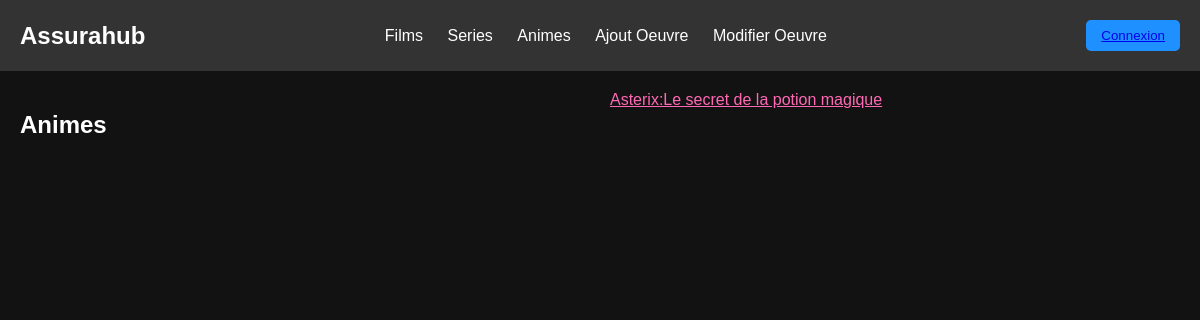
/View/animes.php, run on an earlier commit of the app's database.
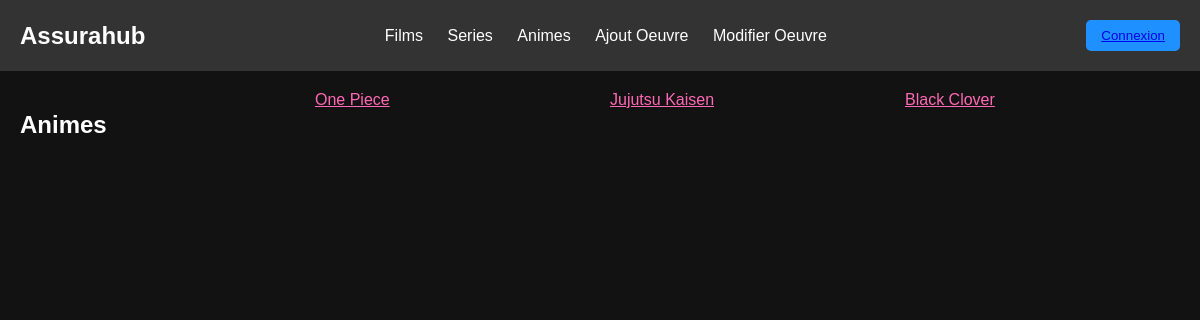
And on a later commit of the database.
### tables this page shows
create table OeuvreCinematographique (
codifOC int AUTO_INCREMENT, 
titreOriginal VARCHAR(250) NOT NULL,
titreFrancais VARCHAR(250) NOT NULL,
anneeSortie int NOT NULL,
resume VARCHAR(1000),
nbEpisode int NOT NULL,
codRea int NOT NULL,
classOC int NOT NULL,
codGenre int NOT NULL,
CONSTRAINT OeuvreCinematographique_pk primary key (codifOC),
CONSTRAINT OeuvreCinematographique_Realisateur_fk FOREIGN key (codRea) REFERENCES Realisateur (codRea),
CONSTRAINT OeuvreCinematographique_Classification_fk FOREIGN key (classOC) REFERENCES Classification (classOC),
CONSTRAINT OeuvreCinematographique_Genre_fk FOREIGN key (codGenre) REFERENCES  Genre (codGenre));

### Model/DAO/OeuvreCinematographiqueDAO.php (the view, shortened to what this page needs)
<?php
class OeuvreCinematographiqueDAO {
    private $bdd;
    public function __construct(\PDO $bdd) {
        $this->bdd = $bdd;
    }
    public  function affichagesanime(){
        $sql= "SELECT classOC FROM Classification where libclaOC = 'Anime'";
        try {
            $resultatanime = $this->bdd->query($sql);
        } catch (PDOException $e) {
            die($e->getMessage());
        }
        $classanime = $resultatanime->fetch(\PDO::FETCH_ASSOC);
        $classanimeint = intval($classanime['classOC']);
        $sql= "SELECT codifOC, titreOriginal FROM OeuvreCinematographique where classOC = ". $classanimeint . ";";
        try {
            $resultat = $this->bdd->query($sql);
        } catch (PDOException $e) {
            die($e->getMessage());
        }
        $result = $resultat->fetchAll(\PDO::FETCH_ASSOC);
        $filmacceuil = [];
        foreach ($result as $acceuil){
            $filmacceuil[] = new Filmacceuil(
                $acceuil['codifOC'],
                $acceuil['titreOriginal'],
            );
        }
        $liendetail = "detailoeuvre.php";
        foreach ($result as $acceuil) {
            echo "<div class='film-list'>";
            echo "<a href = '$liendetail' class ='film'  >" .$acceuil['titreOriginal'] ." </a href>";
            echo "</div>";
        }
        return $filmacceuil;
    }
}

What changed in the data, as far as the page shows it:
no longer on this page (row edited): oeuvrecinematographique: titreOriginal "Asterix:Le secret de la potion magique"
added oeuvrecinematographique: titreOriginal "One Piece"
added oeuvrecinematographique: titreOriginal "Jujutsu Kaisen"
added oeuvrecinematographique: titreOriginal "Black Clover"
